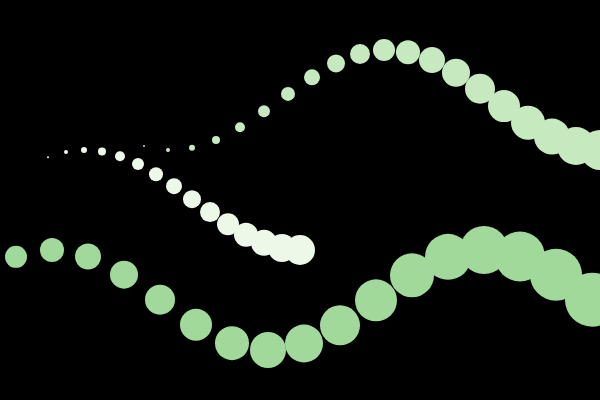
Frame 1 (no input)
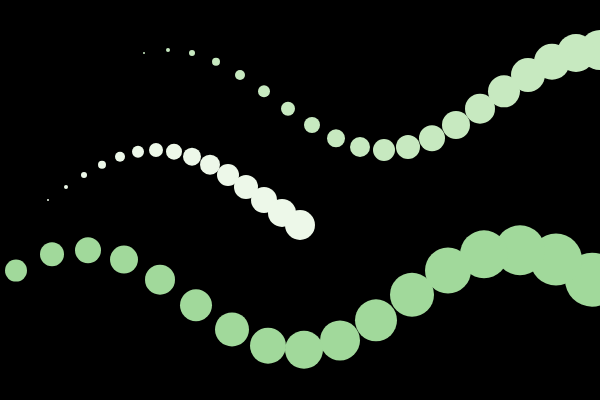
Frame 60 (no input)
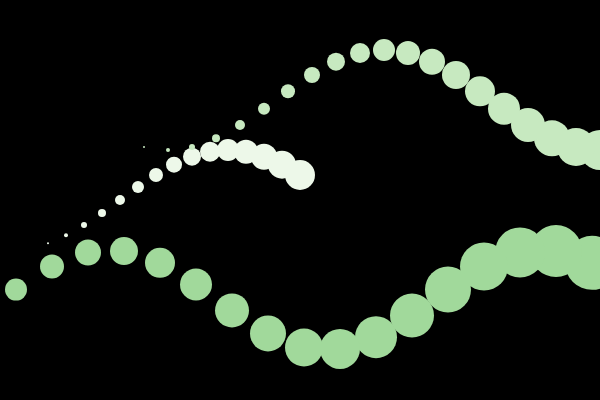
Frame 120 (the mouse pressed at the canvas centre since frame 60)

The p5.js sketch that drew these frames (run headless with seeded random() and noise() and a simulated clock; from frame 60 on, the mouse is pressed at the canvas centre):

// p5.js sketch
// ── sketch.js
function setup() {
  createCanvas(600, 400);
  noStroke();
}

function draw() {
  background(0);
  nyoro(15, width / 2, height / 2, color(237, 248, 233), 1.0);
  nyoro(20, width, height / 4, color(199, 233, 192), 3.0);
  nyoro(30, width + 100, 3 * height / 4, color(161, 217, 155), 0.4);
}

function nyoro(n, x, y, c, sp) {
  for (let i = 0; i < n; i++) {
    fill(c, (n - i) * 255 / n);
    ellipse(
      x - n * i * width / 500,
      y + 50 * cos(radians(n * i + frameCount * sp)),
      (n - i) * 2,
      (n - i) * 2
    );
  }
}
